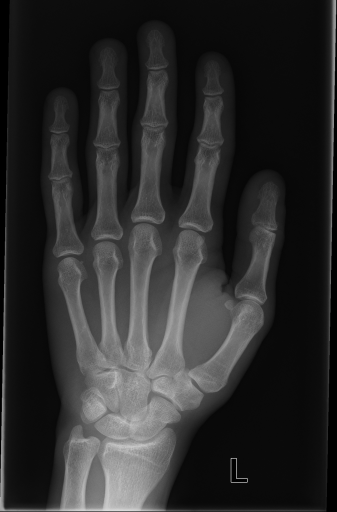
#> input picture 6/T6.png, 337 x 512 px, found by its file name
$ python CLAHE1.py
#> lines starting #> are read from the running program, lines starting #| are printed output that depends on the picture
import cv2
import numpy as np
import matplotlib.pyplot as plt

# Load the image in grayscale mode
f = cv2.imread('/Users/ayusapurboo/Downloads/MD AYUS_20028296/MD AYUS_20028296 (SF)/xray_dataset/test/6/T6.png', 0)
#> f is the input picture: shape (512, 337); min 0, max 218, mean 44.3

# Check if the image was loaded successfully
if f is not None:
    # Perform CLAHE
    clahe = cv2.createCLAHE(clipLimit=2.0, tileGridSize=(8, 8))
    f_clahe = clahe.apply(f)
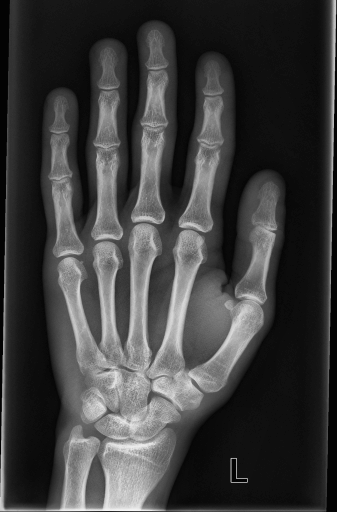
#> f_clahe: shape (512, 337); min 2, max 246, mean 61.6

    # Display the results
    plt.figure(figsize=(10, 5))

    plt.subplot(1, 2, 1)
    plt.imshow(f, cmap='gray')
    plt.title('Original Image')
    plt.axis('off')

    plt.subplot(1, 2, 2)
    plt.imshow(f_clahe, cmap='gray')
    plt.title('CLAHE Image')
    plt.axis('off')

    plt.show()
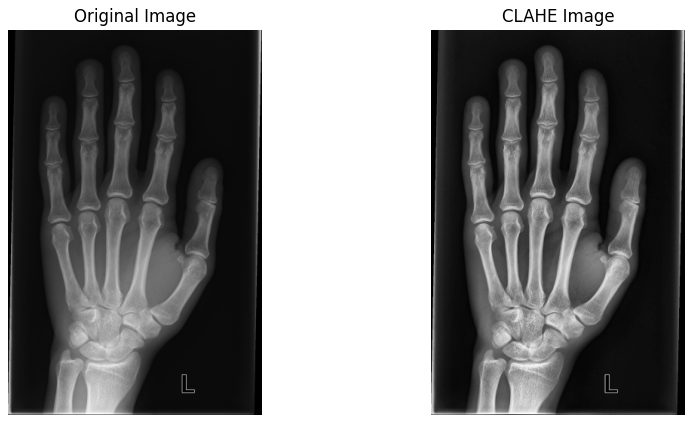
#> figure drawn by matplotlib, 2 panels
else:
    print("Error: Image not found or could not be loaded.")

$ run again, with 6/741718.png copied over 6/T6.png
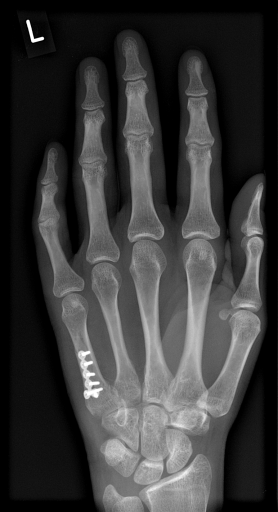
#> input picture 6/741718.png, 278 x 512 px, found by its file name
#> f is the input picture: shape (512, 278); min 0, max 255, mean 57.7
#> `f_clahe = clahe.apply(f)`:
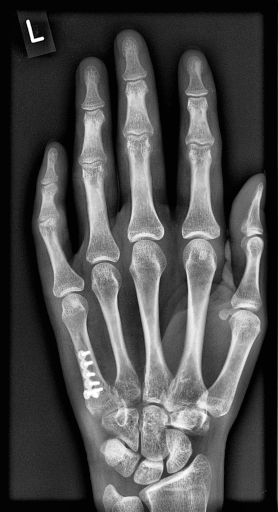
#> f_clahe: shape (512, 278); min 1, max 255, mean 76.2
#> `plt.show()`:
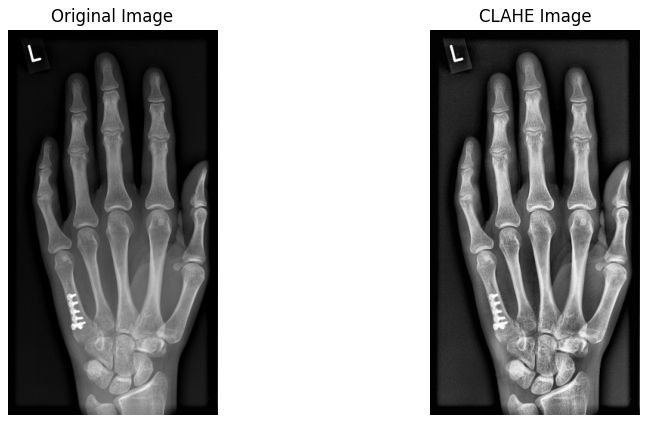
#> figure drawn by matplotlib, 2 panels
